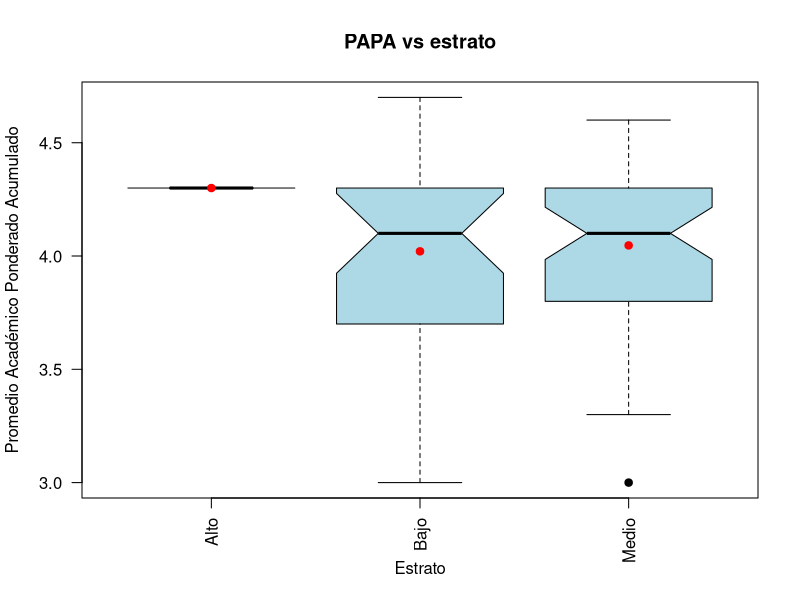

The R source for this figure:
## ---- chunk 1
knitr::opts_chunk$set(
	echo = FALSE,
	message = FALSE,
	warning = FALSE)
## ---- chunk 2
## Paquetes usados en el análisis.
library(tidyverse)
## ---- chunk 3
## Lectura de una base de datos tipo ".csv"
encuesta <- read.csv("encuesta1.csv")
## ---- chunk 4
## Vista de la estructura general de la BD.
glimpse(encuesta)
## ---- chunk 5
summary(encuesta)
## ---- chunk 6
## Convertimos la variable Enviado.el. a tipo POSIXct (DATE TIME)
encuesta <- encuesta %>% 
  mutate(Enviado.el. = as.POSIXct(strptime(Enviado.el., format = "%d/%m/%Y %H:%M:%S")))


## Convertimos la variable Q02_FechaNac a tipo DATE
encuesta <- encuesta %>% 
  mutate(Q02_FechaNac = as.Date(as.character(Q02_FechaNac), "%Y-%m-%d"))

## Convertimos la variable Q07_FechaSaber11 a tipo DATE
encuesta <- encuesta %>% 
  mutate(Q07_FechaSaber11 = as.Date(as.character(Q07_FechaSaber11),"%Y-%m-%d"))
## ---- chunk 7
encuesta <- encuesta %>% mutate_if(is.character, as.factor)
## ---- chunk 8
estrato_etiquetado <- encuesta$Q10_Estrato
estrato_etiquetado = factor(estrato_etiquetado,
                            levels = levels(estrato_etiquetado),
                            labels = c("Bajo","Bajo","Medio","Medio","Alto",NA),
                            ordered = F)
## ---- chunk 9
encuesta <- encuesta %>% 
  mutate(Q10_Estrato = as.character(encuesta$Q10_Estrato))

encuesta$Q10_Estrato[(encuesta$Q10_Estrato ==	 "2 : 1" |  encuesta$Q10_Estrato == "3 : 2")] <- "Bajo"

encuesta$Q10_Estrato[(encuesta$Q10_Estrato ==	 "4 : 3" |  encuesta$Q10_Estrato == "5 : 4")] <- "Medio"

encuesta$Q10_Estrato[(encuesta$Q10_Estrato ==	 "6 : 5"  )] <- "Alto"

encuesta$Q10_Estrato[(encuesta$Q10_Estrato ==	 "8 : No se conoce"  )] <- NA
encuesta <- encuesta %>% 
  mutate(Q10_Estrato = as.factor(encuesta$Q10_Estrato))

## ---- chunk 10
encuesta$Q08_PAPA[encuesta$Q08_PAPA == 45 & !is.na(encuesta$Q08_PAPA)] <- 4.5
## ---- chunk 11
saber11 <- vector("integer", length(encuesta$Q05_Saber11))
for(i in seq_along(encuesta$Q07_FechaSaber11)){
  valor<-0
  if(!is.na(encuesta$Q05_Saber11[[i]]) & encuesta$Q07_FechaSaber11[[i]] < as.Date("2000-01-01")) {
    valor <- (5*(encuesta$Q05_Saber11[[i]]-100))/3
    if(valor >= 0 & valor <= 500){
      saber11[[i]] <- round(valor,0)
    } else {
      saber11[[i]] <- encuesta$Q05_Saber11[[i]]
    }
  } else if(!is.na(encuesta$Q05_Saber11[[i]]) & encuesta$Q07_FechaSaber11[[i]] >= as.Date("2000-01-01") &
        encuesta$Q07_FechaSaber11[[i]] < as.Date("2012-01-01")){
            valor <- encuesta$Q05_Saber11[[i]]*5
            if(valor >= 0 & valor <= 500){
              saber11[[i]] <- valor
            } else {
              saber11[[i]] <- encuesta$Q05_Saber11[[i]]
            }
  } else if(!is.na(encuesta$Q05_Saber11[[i]]) & encuesta$Q07_FechaSaber11[[i]] >= as.Date("2012-01-01")){
            saber11[[i]] <- encuesta$Q05_Saber11[[i]]
  } else{
      saber11[[i]] <- encuesta$Q05_Saber11[[i]]
  }
}

encuesta$Q05_Saber11 = saber11
## ---- chunk 12
# Cálculo de la edad
edad <- as.numeric(as.Date("2021-06-30") - encuesta$Q02_FechaNac)/365.25
## ---- chunk 13
## Creamos la variable area que contiene la variable Q24_area etiquetada como "Correcto/Incorrecto"  
area <- encuesta$Q24_area
area = factor(area, 
              levels = levels(area),
              labels = c("Incorrecto","Incorrecto","Incorrecto","Correcto","Incorrecto","Incorrecto"),
              ordered = F)

## ---- chunk 14
## Creamos la variable divisor que contiene la variable Q26_Divisor etiquetada como "Correcto/Incorrecto".
divisor = if_else(encuesta$Q26_Divisor..f.es.divisor.de.g.2.==1 & encuesta$Q26_Divisor..f.es.divisor.de.gh.==1 & encuesta$Q26_Divisor..f.es.divisor.de.h.g==1, "Correcto", "Incorrecto")
divisor

## ---- chunk 15
glimpse(encuesta)
## ---- chunk 16
summary(encuesta)

## ---- chunk 17
# t_gen <- table(encuesta$Q01_Genero)
# t_gen
# ```
# ```{r}
# t_gen_p <- t_gen / sum(t_gen) * 100
# t_gen_p
## ---- chunk 18
# bp1 <- barplot(t_gen_p, las = 1, ylim = c(0, 100), col = "lightgreen")
# text(bp1, t_gen_p + 10, paste(round(t_gen_p, 1), "%"))
## ---- chunk 19
# m_gen_p <- as.matrix(t_gen_p)
# bp2 <- barplot(m_gen_p, beside = FALSE, xlim = c(0, 4),
#                ylim = c(0, 110),
#                col = c("blue", "red", "green3"))
# text(1.3, cumsum(m_gen_p) - m_gen_p/2, 
#      paste(rownames(m_gen_p), round((m_gen_p), 1), "%"),
#      adj = 0)
## ---- chunk 20
# pie(t_gen_p, labels = paste(names(t_gen_p), round(t_gen_p, 1), "%"),
#     col = c("blue", "red", "green3"))
## ---- chunk 21
# summary(encuesta$Edad)
## ---- chunk 22
##hist(encuesta$Edad)
## ---- chunk 23
##hist(encuesta$Edad, nclass = 20)
## ---- chunk 24
# paramAnt <- par(no.readonly = TRUE)
# hist(encuesta$Edad, freq = FALSE, nclass = 20, col = "#a0c39f",
#      las = 1, 
#      main = "Distribución de la edad",
#      xlab = "Edad (años)",
#      ylab = "Densidad",
#      ylim = c(0, 0.20),
#      xlim = c(15, 40))
# lines(density(encuesta$Edad), col = "orange", lwd = 3)
# rug(encuesta$Edad)
# par(paramAnt)
## ---- chunk 25
# promedioEdad <- mean(encuesta$Edad)
# medianaEdad <- median(encuesta$Edad)
# desv_Est_Edad <- sd(encuesta$Edad)
# 
# boxplot(encuesta$Edad, horizontal = TRUE,
#         main = "Boxplot para edad", 
#         col = "lightblue",
#         pch = 19, notch = TRUE)
# points(promedioEdad, 
#        1, 
#        pch = 19, 
#        col = c("red", "purple"))
# legend("topright", 
#        title = "Convención",
#        legend = c("Promedio", "Error estandard"), 
#        col = "red", 
#        pch = c(19, NA),
#        lty = c(NA, 1))
# arrows(promedioEdad -  desv_Est_Edad / sqrt(nrow(encuesta)), 1,
#          promedioEdad + desv_Est_Edad / sqrt(nrow(encuesta)), 1,
#          angle = 90,
#          length = 0.1, 
#          code = 3,
#          col = "red")
## ---- chunk 26
#with(encuesta, plot(Q10_Estrato, Q08_PAPA, notch = TRUE))
## ---- chunk 27
# encuesta_Estrato1 <- encuesta %>% 
#   filter(Q10_Estrato == "2 : 1")
# dotchart(encuesta_Estrato1$Q08_PAPA)
# summary(encuesta_Estrato1$Q08_PAPA)
## ---- chunk 28
# with(encuesta, plot(Q01_Genero, Q08_PAPA, notch = TRUE))
## ---- chunk 29
# with(encuesta, scatter.smooth(tiempo_usado, Q08_PAPA))
## ---- chunk 30
# with(encuesta, plot(Q27_PorcentDivisor))
# lines(1:nrow(encuesta), rep(pt_p2[3], nrow(encuesta)), 
#       col = "red")
## ---- chunk 31
# enc_acert_p2 <- encuesta %>% 
#   filter(puntaje_pregunta2 == 3)
# enc_no_acert_p2 <- encuesta %>% 
#   filter(puntaje_pregunta2 != 3)
# op <- par(no.readonly = TRUE)
# par(mfrow = c(1, 2))
# prom_Q27 <- mean(enc_acert_p2$Q27)
# with(enc_acert_p2, plot(Q27_PorcentDivisor, ylim = c(0, 100)))
# lines(1:nrow(enc_acert_p2), rep(prom_Q27, nrow(enc_acert_p2)), 
#       col = "red")
# prom_Q27_na <- mean(enc_no_acert_p2$Q27, na.rm = TRUE, ylim = c(0, 100))
# with(enc_no_acert_p2, plot(Q27_PorcentDivisor))
# lines(1:nrow(enc_no_acert_p2), rep(prom_Q27_na, nrow(enc_no_acert_p2)), 
#       col = "red")
# par(op)
## ---- chunk 32
# encuesta_sist_estad <- encuesta %>% 
#   filter(Q03_Carrera %in% c("2 : Ingeniería de sistemas e informática",
#                             "3 : Estadística")) %>% 
#   droplevels()
# 
# encuesta_sist_estad_resumen <- encuesta_sist_estad %>%
#   group_by(Q03_Carrera) %>% 
#   mutate(num_estud_carrera = n()) %>% 
#   group_by(Carrera_instala, num_estud_carrera) %>% 
#   summarise(num_estud_noNA = sum(!is.na(Q08_PAPA)),
#             prom_PAPA = mean(Q08_PAPA, na.rm = TRUE),
#             desv_PAPA = sd(Q08_PAPA, na.rm = TRUE)) %>% 
#   mutate(porcent_x_carrera = num_estud_noNA / num_estud_carrera * 100)
# encuesta_sist_estad_resumen %>% data.frame()
## ---- chunk 33
# op <- par(no.readonly = TRUE)
# par(mar = op$mar + c(15, 0, 0, 0))
# with(encuesta_sist_estad, 
#      plot(Carrera_instala, Q08_PAPA, notch = TRUE,
#           las = 2, width = sqrt(encuesta_sist_estad_resumen$porcent_x_carrera),
#           col = "lightblue",
#           main = "PAPA vs carrera e instalación de softwares R y RStudio",
#           ylab = "Promedio Académico Ponderado Acumulado",
#           xlab = "",
#           pch = 19))
# with(encuesta_sist_estad_resumen, 
#      points(Carrera_instala, prom_PAPA, 
#            col = "red", pch = 19))
# legend("topleft", legend = c("0 No instaló ni R ni RStudio",
#                              "1 Solo instaló R",
#                              "2 Solo instaló RStudio",
#                              "3 Instaló ambos"))
# legend(0.5, 3.4, legend = c("Promedio"),
#        pch = 19, col = "red")
# text(0.5, 3.1, "El ancho de las cajas es proporcional a la raíz cuadrada del porcentaje de los estudiantes en cada carrera",
#      cex = 0.8, pos = 4)
# par(op)
## ---- chunk 34
t1 <- table(encuesta$Q14_RecursosInformaticos..Wifi.propio)
## ---- chunk 35

## ---- chunk 36
# encuesta_sist_estad <- encuesta %>% 
#   filter(Q03_Carrera %in% c("2 : Ingeniería de sistemas e informática",
#                             "3 : Estadística")) %>% 
#   droplevels()
# 
# encuesta_sist_estad_resumen <- encuesta_sist_estad %>%
#   group_by(Q03_Carrera) %>% 
#   mutate(num_estud_carrera = n()) %>% 
#   group_by(Carrera_instala, num_estud_carrera) %>% 
#   summarise(num_estud_noNA = sum(!is.na(Q08_PAPA)),
#             prom_PAPA = mean(Q08_PAPA, na.rm = TRUE),
#             desv_PAPA = sd(Q08_PAPA, na.rm = TRUE)) %>% 
#   mutate(porcent_x_carrera = num_estud_noNA / num_estud_carrera * 100)
# encuesta_sist_estad_resumen %>% data.frame()
## ---- chunk 37
# op <- par(no.readonly = TRUE)
# par(mar = op$mar + c(15, 0, 0, 0))
# with(encuesta_sist_estad, 
#      plot(Carrera_instala, Q08_PAPA, notch = TRUE,
#           las = 2, width = sqrt(encuesta_sist_estad_resumen$porcent_x_carrera),
#           col = "lightblue",
#           main = "PAPA vs carrera e instalación de softwares R y RStudio",
#           ylab = "Promedio Académico Ponderado Acumulado",
#           xlab = "",
#           pch = 19))
# with(encuesta_sist_estad_resumen, 
#      points(Carrera_instala, prom_PAPA, 
#            col = "red", pch = 19))
# legend("topleft", legend = c("0 No instaló ni R ni RStudio",
#                              "1 Solo instaló R",
#                              "2 Solo instaló RStudio",
#                              "3 Instaló ambos"))
# legend(0.5, 3.4, legend = c("Promedio"),
#        pch = 19, col = "red")
# text(0.5, 3.1, "El ancho de las cajas es proporcional a la raíz cuadrada del porcentaje de los estudiantes en cada carrera",
#      cex = 0.8, pos = 4)
# par(op)
## ---- chunk 38
estratos_sin_na <- encuesta %>%
  filter(Q10_Estrato == "Alto" | Q10_Estrato == "Medio" | Q10_Estrato == "Bajo")
  

tabla_PAPA <- estratos_sin_na %>%
  group_by(Q10_Estrato) %>% 
  summarise(num_estud = sum(!is.na(Q08_PAPA)),
            prom_PAPA = mean(Q08_PAPA, na.rm = TRUE),
            desv_PAPA = sd(Q08_PAPA, na.rm = TRUE)) 
tabla_PAPA <- data.frame(tabla_PAPA)
tabla_PAPA
## ---- chunk 39

 with(encuesta, 
      plot(Q10_Estrato, Q08_PAPA, notch = TRUE,
           las = 2,
           col = "lightblue",
           main = "PAPA vs estrato",
           ylab = "Promedio Académico Ponderado Acumulado",
           xlab = "Estrato",
           pch = 19))
 with(tabla_PAPA, 
      points(Q10_Estrato, prom_PAPA, 
            col = "red", pch = 19))
